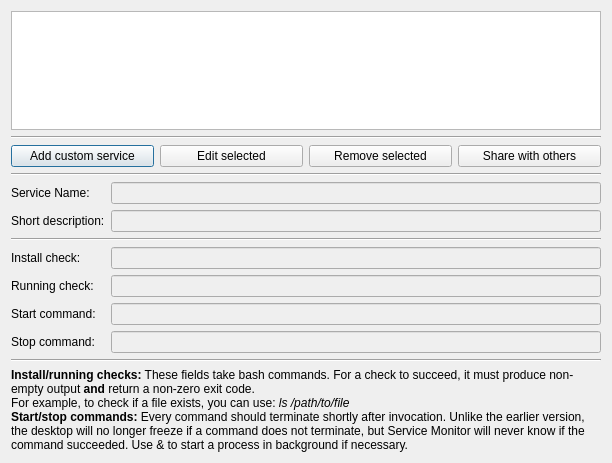
<?xml version="1.0" encoding="UTF-8"?>
<ui version="4.0">
 <class>Custom</class>
 <widget class="QDialog" name="Custom">
  <property name="geometry">
   <rect>
    <x>0</x>
    <y>0</y>
    <width>612</width>
    <height>463</height>
   </rect>
  </property>
  <property name="windowTitle">
   <string>Dialog</string>
  </property>
  <layout class="QGridLayout" name="gridLayout_3">
   <item row="0" column="0" colspan="4">
    <layout class="QGridLayout" name="gridLayout">
     <item row="0" column="0" rowspan="3">
      <widget class="QListWidget" name="serviceList"/>
     </item>
     <item row="3" column="0">
      <widget class="Line" name="line_3">
       <property name="orientation">
        <enum>Qt::Horizontal</enum>
       </property>
      </widget>
     </item>
    </layout>
   </item>
   <item row="1" column="0">
    <widget class="QPushButton" name="addButton">
     <property name="text">
      <string>Add custom service</string>
     </property>
     <property name="icon">
      <iconset resource="../resources/icons/icons.qrc">
       <normaloff>:/plus.png</normaloff>:/plus.png</iconset>
     </property>
    </widget>
   </item>
   <item row="1" column="1">
    <widget class="QPushButton" name="editButton">
     <property name="text">
      <string>Edit selected</string>
     </property>
     <property name="icon">
      <iconset resource="../resources/icons/icons.qrc">
       <normaloff>:/edit.png</normaloff>:/edit.png</iconset>
     </property>
    </widget>
   </item>
   <item row="1" column="2">
    <widget class="QPushButton" name="removeButton">
     <property name="text">
      <string>Remove selected</string>
     </property>
     <property name="icon">
      <iconset resource="../resources/icons/icons.qrc">
       <normaloff>:/minus.png</normaloff>:/minus.png</iconset>
     </property>
    </widget>
   </item>
   <item row="1" column="3">
    <widget class="QPushButton" name="shareButton">
     <property name="toolTip">
      <string>Upload service definition for other people</string>
     </property>
     <property name="text">
      <string>Share with others</string>
     </property>
    </widget>
   </item>
   <item row="2" column="0" colspan="4">
    <widget class="Line" name="line_2">
     <property name="orientation">
      <enum>Qt::Horizontal</enum>
     </property>
    </widget>
   </item>
   <item row="3" column="0" colspan="4">
    <layout class="QGridLayout" name="gridLayout_2">
     <item row="0" column="0">
      <widget class="QLabel" name="serviceNameLabel">
       <property name="sizePolicy">
        <sizepolicy hsizetype="Preferred" vsizetype="Fixed">
         <horstretch>0</horstretch>
         <verstretch>0</verstretch>
        </sizepolicy>
       </property>
       <property name="text">
        <string>Service Name:</string>
       </property>
       <property name="alignment">
        <set>Qt::AlignLeading|Qt::AlignLeft|Qt::AlignVCenter</set>
       </property>
      </widget>
     </item>
     <item row="0" column="1">
      <widget class="QLineEdit" name="serviceNameInput">
       <property name="enabled">
        <bool>false</bool>
       </property>
      </widget>
     </item>
     <item row="1" column="0">
      <widget class="QLabel" name="descriptionLabel">
       <property name="sizePolicy">
        <sizepolicy hsizetype="Preferred" vsizetype="Fixed">
         <horstretch>0</horstretch>
         <verstretch>0</verstretch>
        </sizepolicy>
       </property>
       <property name="text">
        <string>Short description:</string>
       </property>
       <property name="alignment">
        <set>Qt::AlignLeading|Qt::AlignLeft|Qt::AlignVCenter</set>
       </property>
      </widget>
     </item>
     <item row="2" column="0" colspan="2">
      <widget class="Line" name="line1">
       <property name="sizePolicy">
        <sizepolicy hsizetype="Minimum" vsizetype="Fixed">
         <horstretch>0</horstretch>
         <verstretch>0</verstretch>
        </sizepolicy>
       </property>
       <property name="orientation">
        <enum>Qt::Horizontal</enum>
       </property>
      </widget>
     </item>
     <item row="3" column="0">
      <widget class="QLabel" name="installCheckLabel">
       <property name="sizePolicy">
        <sizepolicy hsizetype="Preferred" vsizetype="Fixed">
         <horstretch>0</horstretch>
         <verstretch>0</verstretch>
        </sizepolicy>
       </property>
       <property name="text">
        <string>Install check:</string>
       </property>
       <property name="alignment">
        <set>Qt::AlignLeading|Qt::AlignLeft|Qt::AlignVCenter</set>
       </property>
      </widget>
     </item>
     <item row="3" column="1">
      <widget class="QLineEdit" name="installCheckInput">
       <property name="enabled">
        <bool>false</bool>
       </property>
      </widget>
     </item>
     <item row="4" column="0">
      <widget class="QLabel" name="runningCheckLabel">
       <property name="sizePolicy">
        <sizepolicy hsizetype="Preferred" vsizetype="Fixed">
         <horstretch>0</horstretch>
         <verstretch>0</verstretch>
        </sizepolicy>
       </property>
       <property name="text">
        <string>Running check:</string>
       </property>
       <property name="alignment">
        <set>Qt::AlignLeading|Qt::AlignLeft|Qt::AlignVCenter</set>
       </property>
      </widget>
     </item>
     <item row="4" column="1">
      <widget class="QLineEdit" name="runningCheckInput">
       <property name="enabled">
        <bool>false</bool>
       </property>
      </widget>
     </item>
     <item row="5" column="0">
      <widget class="QLabel" name="startCommandLabel">
       <property name="sizePolicy">
        <sizepolicy hsizetype="Preferred" vsizetype="Fixed">
         <horstretch>0</horstretch>
         <verstretch>0</verstretch>
        </sizepolicy>
       </property>
       <property name="text">
        <string>Start command:</string>
       </property>
       <property name="alignment">
        <set>Qt::AlignLeading|Qt::AlignLeft|Qt::AlignVCenter</set>
       </property>
      </widget>
     </item>
     <item row="5" column="1">
      <widget class="QLineEdit" name="startCommandInput">
       <property name="enabled">
        <bool>false</bool>
       </property>
      </widget>
     </item>
     <item row="6" column="0">
      <widget class="QLabel" name="stopCommandLabel">
       <property name="sizePolicy">
        <sizepolicy hsizetype="Preferred" vsizetype="Fixed">
         <horstretch>0</horstretch>
         <verstretch>0</verstretch>
        </sizepolicy>
       </property>
       <property name="text">
        <string>Stop command:</string>
       </property>
       <property name="alignment">
        <set>Qt::AlignLeading|Qt::AlignLeft|Qt::AlignVCenter</set>
       </property>
      </widget>
     </item>
     <item row="6" column="1">
      <widget class="QLineEdit" name="stopCommandInput">
       <property name="enabled">
        <bool>false</bool>
       </property>
      </widget>
     </item>
     <item row="1" column="1">
      <widget class="QLineEdit" name="descriptionInput">
       <property name="enabled">
        <bool>false</bool>
       </property>
      </widget>
     </item>
    </layout>
   </item>
   <item row="4" column="0" colspan="4">
    <widget class="Line" name="line">
     <property name="orientation">
      <enum>Qt::Horizontal</enum>
     </property>
    </widget>
   </item>
   <item row="5" column="0" colspan="4">
    <widget class="QLabel" name="helpLabel">
     <property name="text">
      <string>&lt;!DOCTYPE HTML PUBLIC &quot;-//W3C//DTD HTML 4.0//EN&quot; &quot;http://www.w3.org/TR/REC-html40/strict.dtd&quot;&gt;
&lt;html&gt;&lt;head&gt;&lt;meta name=&quot;qrichtext&quot; content=&quot;1&quot; /&gt;&lt;style type=&quot;text/css&quot;&gt;
p, li { white-space: pre-wrap; }
&lt;/style&gt;&lt;/head&gt;&lt;body style=&quot; font-family:'Nimbus Sans L'; font-size:9pt; font-weight:400; font-style:normal;&quot;&gt;
&lt;p style=&quot; margin-top:0px; margin-bottom:0px; margin-left:0px; margin-right:0px; -qt-block-indent:0; text-indent:0px;&quot;&gt;&lt;span style=&quot; font-weight:600;&quot;&gt;Install/running checks:&lt;/span&gt; These fields take bash commands. For a check to succeed, it must produce non-empty output &lt;span style=&quot; font-weight:600;&quot;&gt;and&lt;/span&gt; return a non-zero exit code.&lt;/p&gt;
&lt;p style=&quot; margin-top:0px; margin-bottom:0px; margin-left:0px; margin-right:0px; -qt-block-indent:0; text-indent:0px;&quot;&gt;For example, to check if a file exists, you can use: &lt;span style=&quot; font-style:italic;&quot;&gt;ls /path/to/file&lt;/span&gt;&lt;/p&gt;
&lt;p style=&quot; margin-top:0px; margin-bottom:0px; margin-left:0px; margin-right:0px; -qt-block-indent:0; text-indent:0px;&quot;&gt;&lt;span style=&quot; font-weight:600;&quot;&gt;Start/stop commands:&lt;/span&gt; Every command should terminate shortly after invocation. Unlike the earlier version, the desktop will no longer freeze if a command does not terminate, but Service Monitor will never know if the command succeeded. Use &amp;amp; to start a process in background if necessary.&lt;/p&gt;&lt;/body&gt;&lt;/html&gt;</string>
     </property>
     <property name="textFormat">
      <enum>Qt::RichText</enum>
     </property>
     <property name="wordWrap">
      <bool>true</bool>
     </property>
    </widget>
   </item>
  </layout>
 </widget>
 <resources>
  <include location="../resources/icons/icons.qrc"/>
 </resources>
 <connections/>
</ui>
